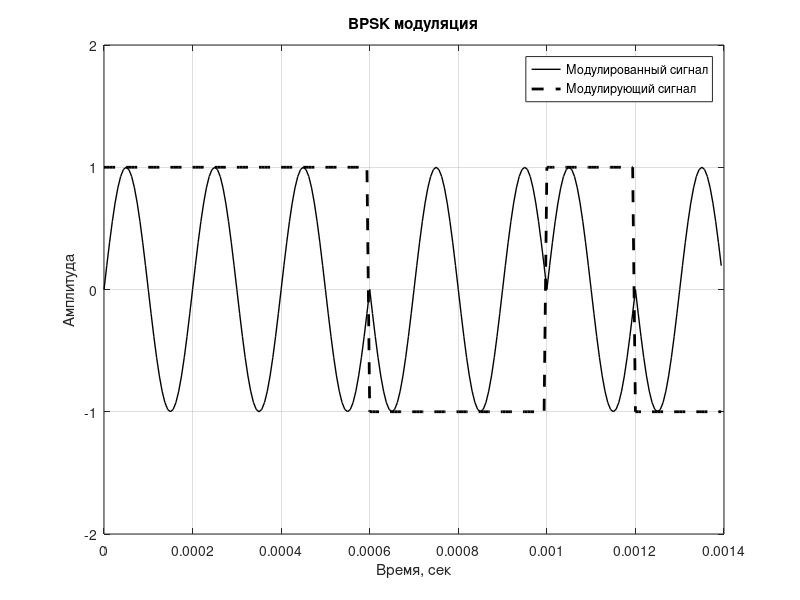

MATLAB code to generate this figure: (Note: this script raises an error after producing the figure.)
clear, clc, close all

load('BarkerCodes.mat');
% кодируемая последовательность
code = barker7;
% количество отсчетов одного периода синуса
m = 32;
% длительность импульса в периодах синусойды
num_of_periods_per_bit = 1;
% частота сигнала в Гц
fc = 5000;

fs = fc*m;
ts = 0 : 1/fs : (m*length(code)*num_of_periods_per_bit)/fs-1/fs;
N = length(ts);


sinus = sin(2*pi*fc*ts);
    
% длина одного бита в отсчётах

n_for_bit = m*num_of_periods_per_bit;


% формируем модулирующий сигнал
fm = zeros(1,N);
for i=1:length(code)
    for j=n_for_bit*(i-1)+1:n_for_bit*i
        fm(j) = code(i);
    end
end


x = sinus.*fm;

filename = 'bpskDAC.txt';  % Имя файла
fid = fopen(filename, 'w'); % Открываем файл для записи

% Запись частоты сигнала, частоты дискретизации и значение ARR в файл
fprintf(fid, 'Частота сигнала: %d Гц\n', fc);
fprintf(fid, 'Частота дискретизации: %d Гц\n', fs);
ARR = round((80*10^6)/(fs))-1;
fprintf(fid, 'Значение ARR (при частоте тактирования шины 80 МГц): %d \n', ARR);
fprintf(fid, 'Количество элементов в массиве: %d \n\n', length(x));
% запись отсчетов для 12 разрядного DAC в текстовый файл
dlmwrite(filename, round(1736*x)+1736,'-append', 'delimiter', ',');
%dlmwrite(filename, round(500*x)+(4000-500),'-append', 'delimiter', ',');
fclose(fid);

% построение графиков
plot(ts,x,'black','LineWidth',1), grid on, hold on;
plot(ts,fm,'--black','LineWidth',2), grid on;
title ('BPSK модуляция');
ylim([-2 2]);
xlabel('Время, сек'), ylabel('Амплитуда');
legend({'Модулированный сигнал';'Модулирующий сигнал'});

% Вычисление автокорреляционной функции с помощью функции myAutocorr
autocorr = Autocorr(x);

% Создание оси времени
time = -(length(x)-1):(length(x)-1);

% Построение графика автокорреляционной функции
figure;
stem(time, autocorr,'.',"black",'LineWidth',0.5);
xlabel('Смещение');
ylabel('Автокорреляция');
title('Функция автокорреляции');
grid on;

% Чтение отчетов принятого микрофоном сигнала
% Указываем путь к текстовому файлу
file_path = 'bpskADC.txt';

% Открываем текстовый файл для чтения
fileID = fopen(file_path, 'r');

% Чтение данных из текстового файла
dataadc = fscanf(fileID, '%f');
dataadc = (dataadc-mean(dataadc))./mean(dataadc);
% Закрываем файл
fclose(fileID);

% Создаем вектор времени для оси X
tsadc = 1:numel(dataadc);
tstime = 0 : 1/fs : (length(dataadc)/fs-1/fs);
% Построение графика
figure;
plot(tsadc, dataadc,'black','LineWidth',1);
xlabel('Отсчеты');
ylabel('Амплитуда');
title('График сигнала снятого с АЦП');
grid on;

crosscorr = Crosscorr(dataadc,x);

% Построение графика автокорреляционной функции
figure;
stem(tsadc, crosscorr,'.',"black",'LineWidth',0.5);
xlabel('Смещение');
ylabel('Корреляция');
ylim([-1 1]);
title('Функция корреляции');
grid on;
